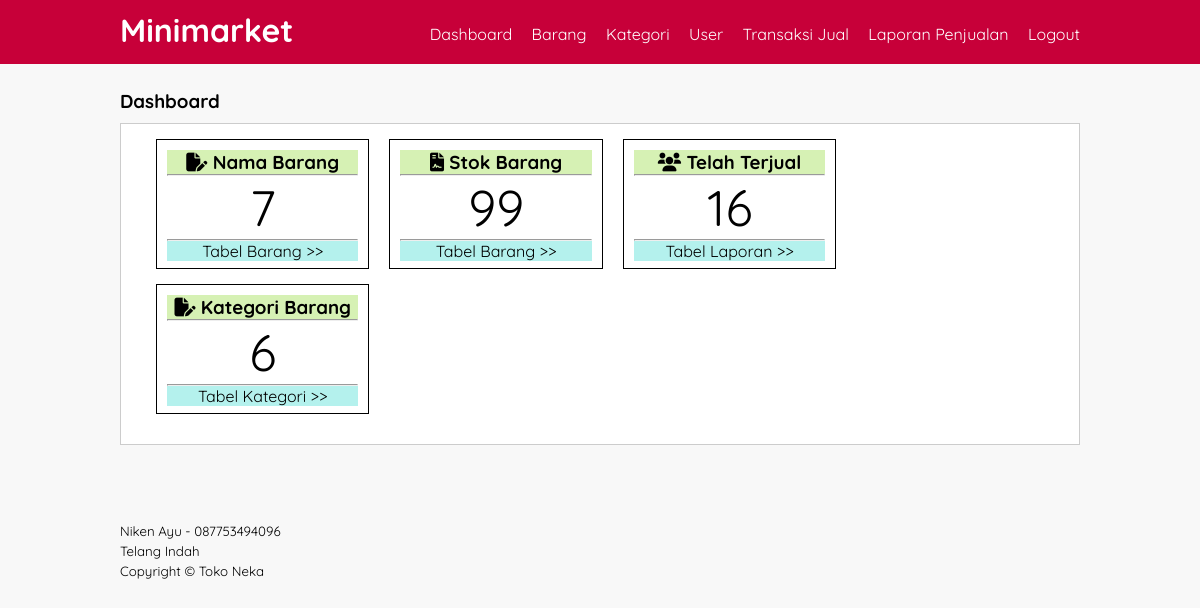
Screenshot of /index.php (signed in) with the database file from the repository.
### tables this page shows
CREATE TABLE `toko` (
  `id_toko` int(11) NOT NULL,
  `nama_toko` varchar(32) NOT NULL,
  `alamat_toko` text NOT NULL,
  `tlp` varchar(13) NOT NULL,
  `nama_pemilik` varchar(32) NOT NULL
);

### index.php (the view, shortened to what this page needs)
<?php
	require "function.php";
?>
<!DOCTYPE html>
<html>
<head>
	<link rel="stylesheet" type="text/css" href="style.css">
	<link rel="stylesheet" type="text/css" href="font/css/all.css">
</head>
<body>
	<header>
		<div class="container">
			<h1><a href=""> Minimarket </h1>
			<ul>
				<li><a href="index.php"> Dashboard </a></li>
				<li><a href="barang.php"> Barang </a></li>
				<li><a href="kategori.php"> Kategori </a></li>
				<li><a href="user.php"> User </a></li>
				<li><a href="jual.php"> Transaksi Jual </a></li>
				<li><a href="laporan.php"> Laporan Penjualan </a></li>
				<li><a href="logout.php"> Logout </a></li>
			</ul>
		</div>
	</header>
	<div class="section">
		<div class="container">
			<h3>Dashboard</h3>
			<div class="box">
				<div class="col-3">
					<div class="panel-header">
						<h3><i class="fa-solid fa-file-pen"></i> Nama Barang </h3>
						<hr>
					</div>
					<div class="panel-body">
						<?php $a1 = "CALL sp_countIDBarang(@jumlahbrg)";
							$a3 = mysqli_query($conn, "SELECT @jumlahbrg");
							$a4 = mysqli_fetch_assoc($a3);
						?>
						<p><?php echo $a4['@jumlahbrg'];?></p>
						<hr>
					</div>
					<div class="panel-footer">
						<a href="barang.php"> Tabel Barang >> </a>
					</div>
				</div>
				<div class="col-3">
					<div class="panel-header">
						<h3><i class="fa-solid fa-file-contract"></i> Stok Barang</h3>
						<hr>
					</div>
					<div class="panel-body">
						<?php $c1 = "CALL sp_countStok(@stok1)";
							$c3 = mysqli_query($conn, "SELECT @stok1");
							$c4 = mysqli_fetch_assoc($c3);
						?>
						<p><?php echo $c4['@stok1'];?></p>
						<hr>
					</div>
					<div class="panel-footer">
						<a href="barang.php"> Tabel Barang >> </a>
					</div>
				</div>
				<div class="col-3">
					<div class="panel-header">
						<h3><i class="fa-solid fa-users"></i> Telah Terjual </h3>
						<hr>
					</div>
					<div class="panel-body">
						<?php $d1 = "CALL sp_countTerjual(@jmljual)";
							$d3 = mysqli_query($conn, "SELECT @jmljual");
							$d4 = mysqli_fetch_assoc($d3);
						?>
						<p><?php echo $d4['@jmljual'];?></p>
						<hr>
					</div>
					<div class="panel-footer">
						<a href=""> Tabel Laporan >> </a>
					</div>
				</div>
				<div class="col-3">
					<div class="panel-header">
						<h3><i class="fa-solid fa-file-pen"></i> Kategori Barang </h3>
						<hr>
					</div>
					<div class="panel-body">
						<?php
							$b3 = mysqli_query($conn, "SELECT @ktgrList");
							$b4 = mysqli_fetch_assoc($b3);
						?>
						<p><?php echo $b4['@ktgrList'];?></p>
						<hr>
					</div>
					<div class="panel-footer">
						<a href="kategori.php"> Tabel Kategori >> </a>
					</div>
				</div>
			</div>
		</div>
	</div>
	<footer>
		<div class="container">
			<?php
				$toko = mysqli_query($conn, "SELECT * FROM toko WHERE id_toko = 1");
				$viewtoko = mysqli_fetch_assoc($toko);
			?>
			<small> <?php echo $viewtoko['nama_pemilik']; ?> -
					<?php echo $viewtoko['tlp']; ?></small><br>
			<small> <?php echo $viewtoko['alamat_toko']; ?></small><br>
			<small> Copyright &copy; <?php echo $viewtoko['nama_toko']; ?></small>
		</div>
	</footer>
</body>
</html>

### style.css (style rules this page uses)
* { padding: 0; margin: 0; font-family: 'Quicksand',sans-serif; }
body { background-color: #f8f8f8; }
a { color: inherit; text-decoration: none; }
header { background-color: #c70039; color: #fff; }
header h1 { float: left; padding: 10px 0; }
header ul { float: right; }
header ul li { display: inline-block; }
header ul li a { padding: 20px 0 20px 15px; display: inline-block; }
footer { padding: 25px 0; }
.container { width: 80%; margin: 0 auto; }
.container:after { content: ""; display: block; clear: both; }
.section { padding: 25px 0; }
.box { background-color: #fff; border: 1px solid #ccc; padding: 15px; box-sizing: border-box; margin: 10px 0 25px 0; }
.box:after { content: ""; display: block; clear: both; }
.col-3 { width: 23%; height: 130px; border: 1px solid; text-align: center; float: left; padding: 10px; box-sizing: border-box; margin-left:20px; margin-bottom: 15px; }
.col-3 p { font-size: 50px; }
.col-3 .panel-header { background-color: #D6F1B4; }
.col-3 .panel-footer { background-color: #B4F1ED; }

### rows the page displays
toko: nama_pemilik "Niken Ayu", tlp "087753494096", alamat_toko "Telang Indah", nama_toko "Toko Neka"

### other values shown
$a4['@jumlahbrg'] "7"
$c4['@stok1'] "99"
$d4['@jmljual'] "16"
$b4['@ktgrList'] "6"
